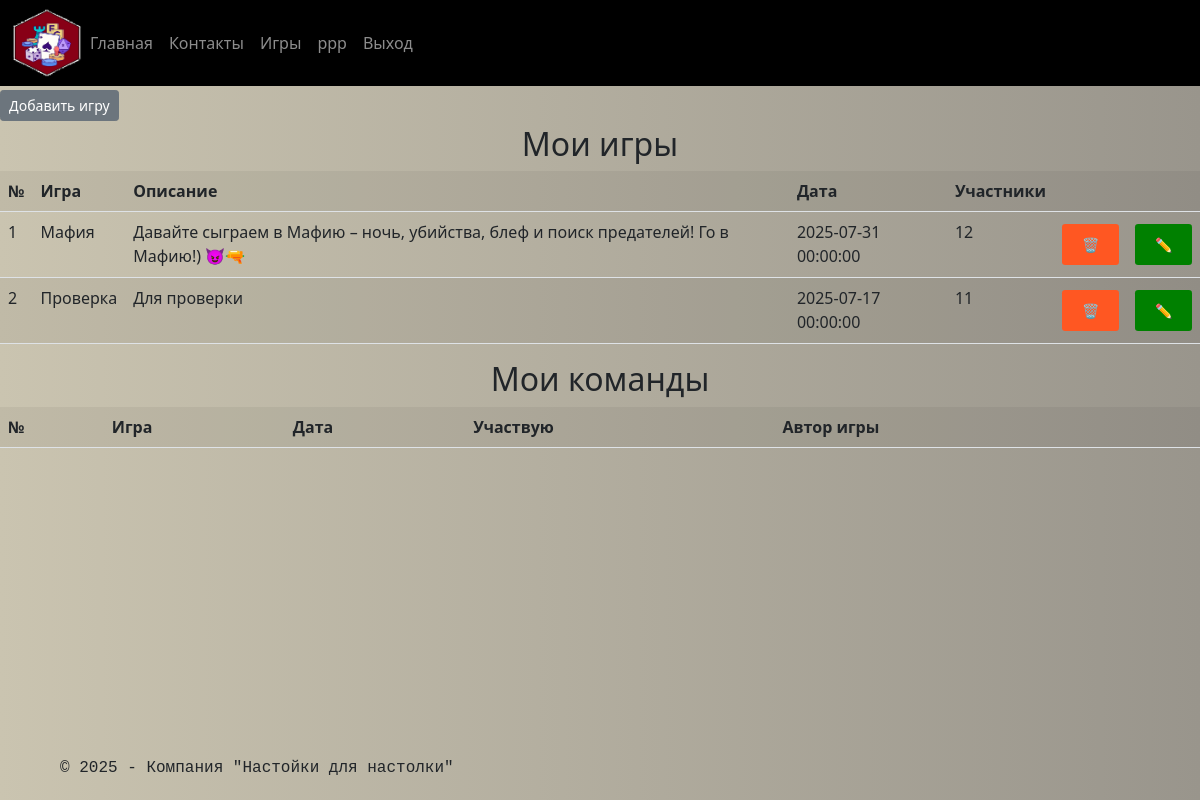
The page /personal-page (signed in) on the database as committed earlier.
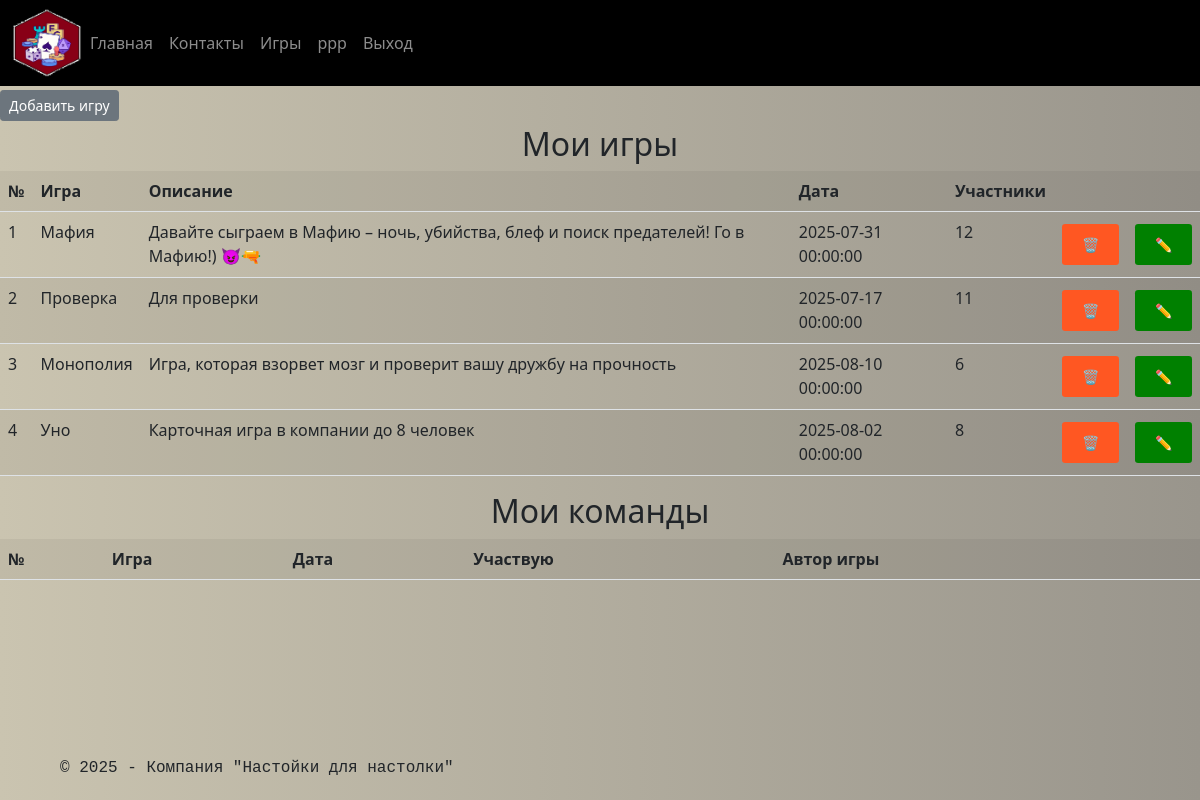
The same page on the database as committed later.
### data/games.py (models this page shows, shortened)
class Games(SqlAlchemyBase, SerializerMixin):
    __tablename__ = 'boardgames'
    id = sqlalchemy.Column(sqlalchemy.Integer,
                           primary_key=True, autoincrement=True)
    name_game = sqlalchemy.Column(sqlalchemy.String, nullable=True)
    content = sqlalchemy.Column(sqlalchemy.String, nullable=True)
    event_date = sqlalchemy.Column(sqlalchemy.DateTime)
    create_date = sqlalchemy.Column(sqlalchemy.DateTime,
                                    default=datetime.now())
    count_players = sqlalchemy.Column(sqlalchemy.Integer, nullable=True)
    owner_id = sqlalchemy.Column(sqlalchemy.Integer,
                                sqlalchemy.ForeignKey("players.id"))
    owner = orm.relationship('Player', back_populates="games")

### main.py (the view)
@app.route('/personal-page')
def personal_page():
    db_sess = db_session.create_session()
    my_games = db_sess.query(Games).filter(current_user == Games.owner).all()
    if current_user.is_authenticated:
        return render_template('personal-page.html',
                               title='Личная страница', games=my_games)
    else:
        abort(404)

### data/db_session.py (called while the page is built)
def create_session() -> Session:
    global __factory
    return __factory()

### main.py (called while the page is built)
@login_manager.user_loader
def load_user(user_id):
    db_sess = db_session.create_session()
    return db_sess.get(Player, user_id)

### templates/personal-page.html (shortened to what this page needs)
{% extends "base.html" %}
{% block content %}
{% if current_user.is_authenticated %}
<a href="/gamesplay" class="btn btn-secondary btn-sm my-1 padding-left first_page">
    Добавить игру
</a>
<h2>Мои игры</h2>
<table class="table table-striped table-hover">
    <tr>
        <th> №</th>
        <th> Игра</th>
        <th> Описание</th>
        <th> Дата</th>
        <th> Участники</th>
        <th> &nbsp;</th>
        <th> &nbsp;</th>
    </tr>
    {% for item in games %}
    <tr>
        <td>{{loop.index}}</td>
        <td>{{item.name_game}}</td>
        <td>{{item.content}}</td>
        <td>{{item.event_date}}</td>
        <td>{{item.count_players}}</td>
        <td>
            <a href="/gamesdelete/{{item.id}}" class="btn btn-del btn-sm my-1">
                &#x1F5D1
            </a>
        </td>
        <td>
            <a href="/gamesplay/{{item.id}}" class="btn btn-upd btn-sm my-1">
                &#9999
            </a>
        </td>
    </tr>
    {% endfor %}
</table>
<h2>Мои команды</h2>
<table class="table table-striped table-hover padding-left first_page">
    <tr>
        <th> №</th>
        <th> Игра</th>
        <th> Дата</th>
        <th> Участвую</th>
        <th> Автор игры</th>
        <th> &nbsp;</th>
    </tr>
</table>
{% endif %}
{% endblock %}

Rows that differ between the two databases and show on the page:
added Games: name_game "Монополия", content "Игра, которая взорвет мозг и проверит вашу дружбу на прочность", event_date "2025-08-10 00:00:00", count_players "6"
added Games: name_game "Уно", content "Карточная игра в компании до 8 человек", event_date "2025-08-02 00:00:00", count_players "8"
